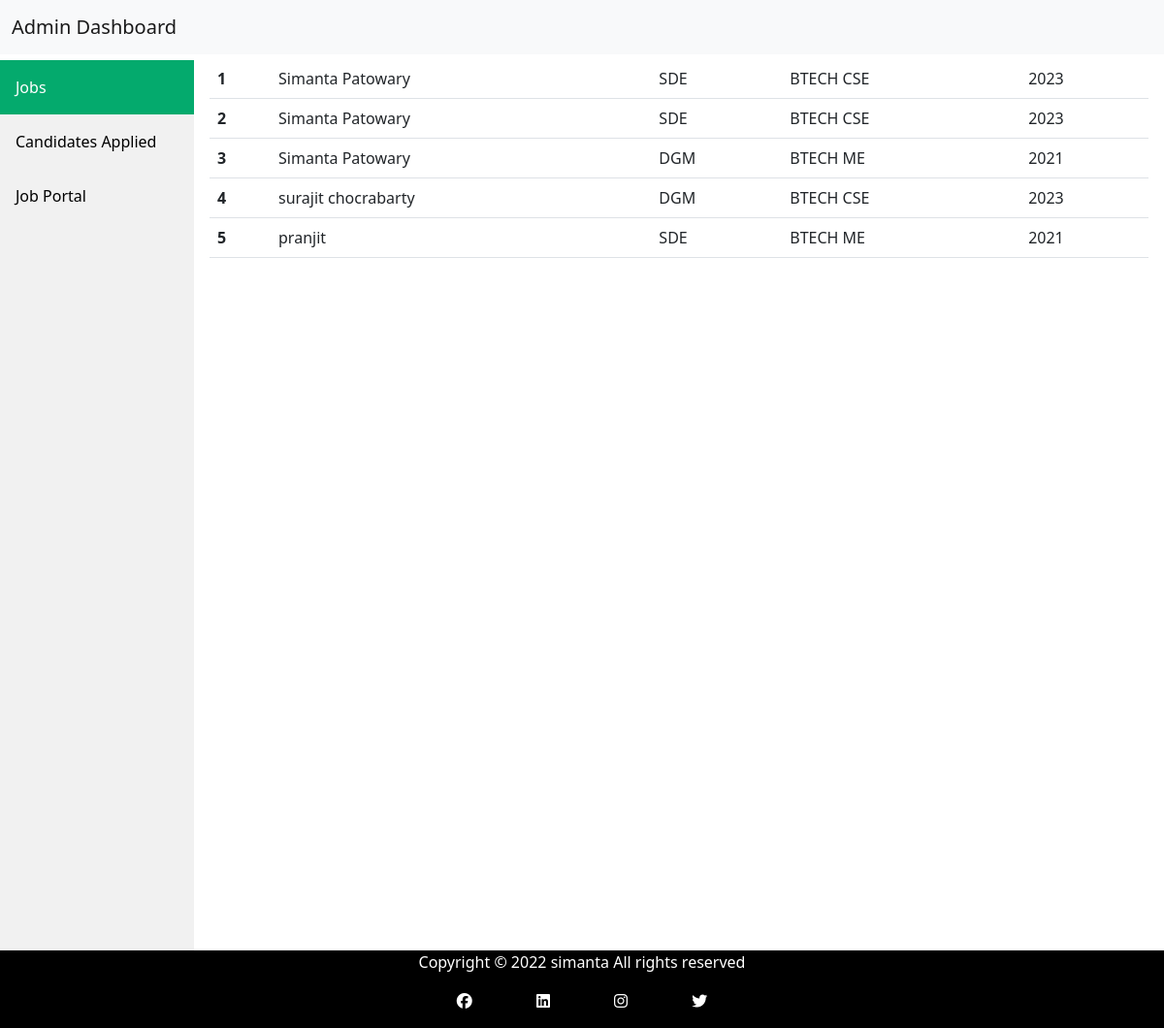
Page /job.php on the committed database.
### tables this page shows
CREATE TABLE `candidate` (
  `id` int(11) NOT NULL,
  `name` varchar(255) NOT NULL,
  `apply` varchar(255) NOT NULL,
  `qual` varchar(255) NOT NULL,
  `year` varchar(100) NOT NULL
);

### job.php (the view, shortened to what this page needs)
<?php require 'partials/_nav.php' ?>
<div class="content" >
<table class="table">
  <tbody>
   <?php
   include "partials/_dbconnect.php";
   $sql = "select name, apply, qual, year from candidate";
   $result = mysqli_query($conn,$sql);
   $i = 0;
     if($result->num_rows>0)
     {
        while($rows= $result->fetch_assoc()){
              echo'
                 <tr>
                    <th scope="row">'.++$i.'</th>
                    <td>'.$rows['name'].'</td>
                    <td>'.$rows['apply'].'</td>
                    <td>'.$rows['qual'].'</td>
                    <td>'.$rows['year'].'</td>
                 </tr>';
        }}
        else{
          echo"";
        }
    ?>
  </tbody>
</table>
</div>
<div class="footer">
    <p> Copyright &copy; 2022 simanta All rights reserved</p>
    <a href="https://www.facebook.com/simanta.patowary.7"
          ><i class="fa-brands fa-facebook"></i
        ></a>
        <a href="https://www.linkedin.com/in/simanta-patowary-5104a2208/"
          ><i class="fa-brands fa-linkedin"></i
        ></a>
        <a href="https://www.instagram.com/patowary_simanta/"
          ><i class="fa-brands fa-instagram"></i
        ></a>
        <a href="https://twitter.com/SimantaPatowary"
          ><i class="fa-brands fa-twitter"></i
        ></a>
</div>

### style/style.css (style rules this page uses)
body { margin: 0; font-family: "Lato", sans-serif; }
div.content { margin-top: 60px; margin-left: 200px; padding: 1px 16px; height: 1000px; }

### job.php (style rules this page uses)
.footer { position: fixed; left: 0; bottom: 0; width: 100%; height: 10vh; background-color: black; color: white; text-align: center; }
.footer a { padding:15px 15px; margin:16px 16px; color: white; padding-bottom:10% }

### rows in the picture
candidate: name "Simanta Patowary", apply "SDE", qual "BTECH CSE", year "2023"
candidate: name "Simanta Patowary", apply "SDE", qual "BTECH CSE", year "2023"
candidate: name "Simanta Patowary", apply "DGM", qual "BTECH ME", year "2021"
candidate: name "surajit chocrabarty", apply "DGM", qual "BTECH CSE", year "2023"
candidate: name "pranjit", apply "SDE", qual "BTECH ME", year "2021"
